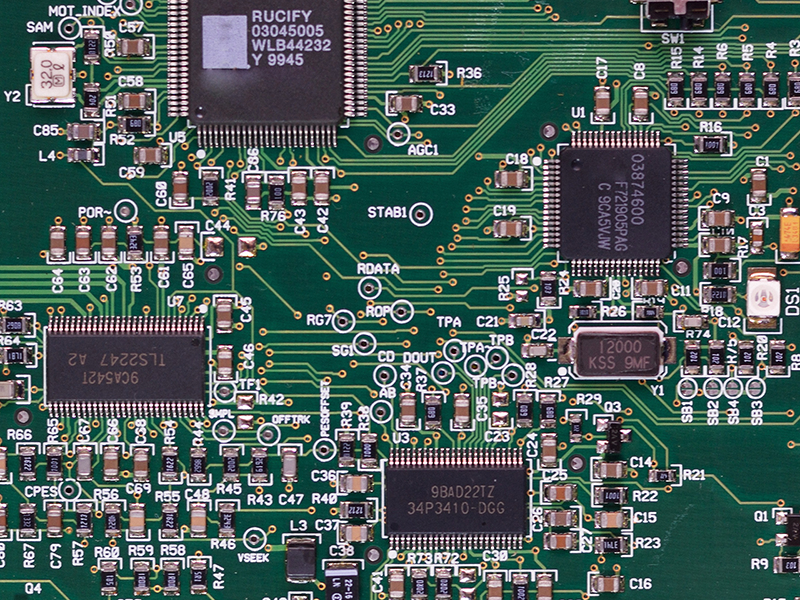
#> input picture opencv_study/ch1~13/ch08/circuit.bmp, 800 x 600 px
$ python template.py   (older library calls are emulated)
#> lines starting #> are read from the running program, lines starting #| are printed output that depends on the picture; long printed decimals are rounded
import sys
import numpy as np
import cv2

'''
템플릿 매칭이란?
- 입력 영상에서 템플릿 영상과 일치하는 부분을 찾는 기법 ('스캔')
- 템플릿 : 찾을 대상이 되는 작은 영상. 패치(patch)
템플릿스캔 -> 유사도/비유사도 -> 최대값/최소값 선택 -> 템플릿 매칭

#템플릿 매칭 함수
cv2.matchTemplate(image, templ, method, result=None, mask=None) -> result

image : 입력영상.
templ : 템플릿 영상. image보다 같거나 작은 크기, 같은 타입.
method : 비교 방법. cv2.TM_ 으로 시작하는 플래그 지정.
result : 비교 결과 행렬. numpy.ndarray. dtype=numpy.float32. image의 크기가 WxH 이고, templ의 크기가 w x h이면 result 크기는 (W-w+1)x(H-h+1)

'''
# 입력 영상 & 템플릿 영상 불러오기
src = cv2.imread('circuit.bmp', cv2.IMREAD_GRAYSCALE)
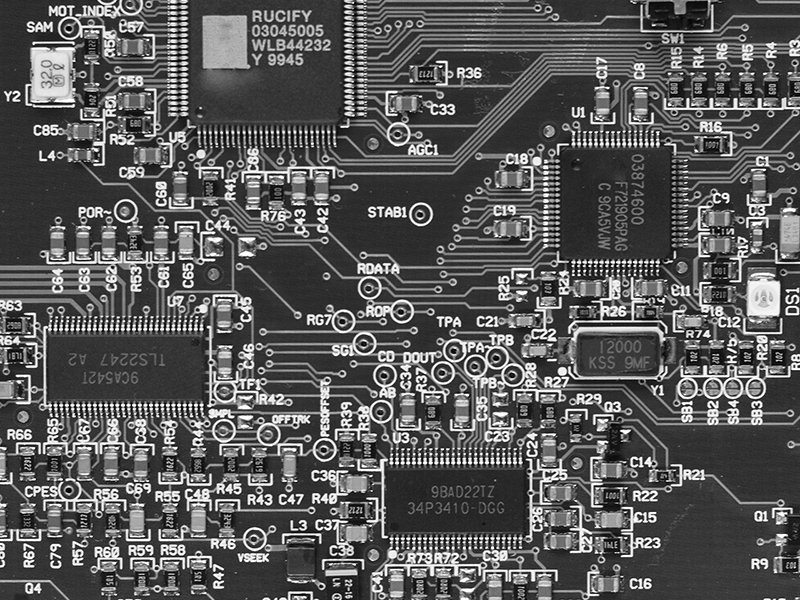
#> src: shape (600, 800); min 0, max 255, mean 89.4
templ = cv2.imread('crystal.bmp', cv2.IMREAD_GRAYSCALE)
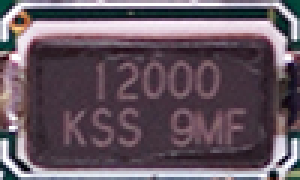
#> input picture opencv_study/ch1~13/ch08/crystal.bmp, 100 x 60 px (shown 3 times larger)
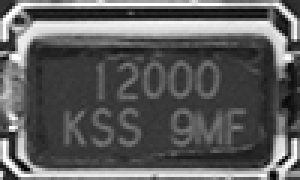
#> templ: shape (60, 100) (shown 3 times larger); min 0, max 255, mean 93.3

if src is None or templ is None:
    print('Image load failed!')
    sys.exit()

# 입력 영상 밝기 50증가, 가우시안 잡음(sigma=10) 추가
noise = np.zeros(src.shape, np.int32)
cv2.randn(noise, 50, 10)
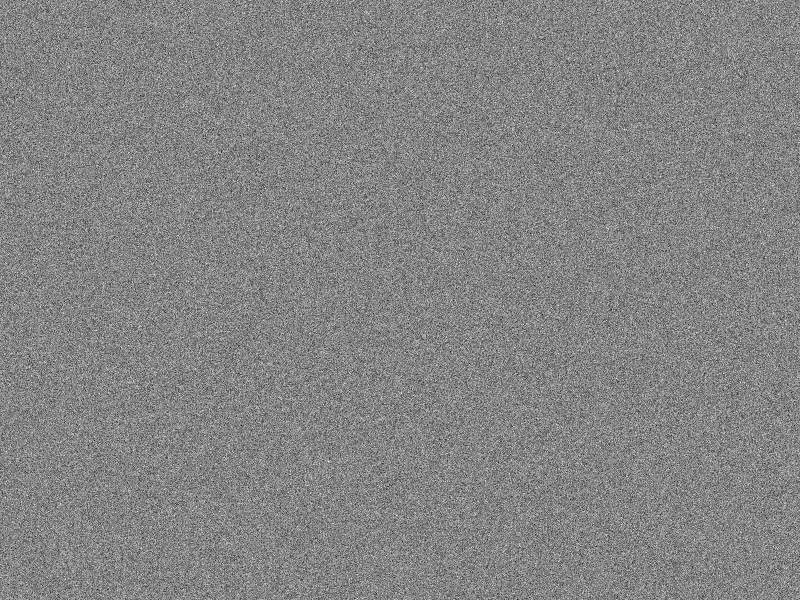
#> noise: shape (600, 800) int32; min -1, max 97, mean 50; drawn with min black and max white
src = cv2.add(src, noise, dtype=cv2.CV_8UC3)
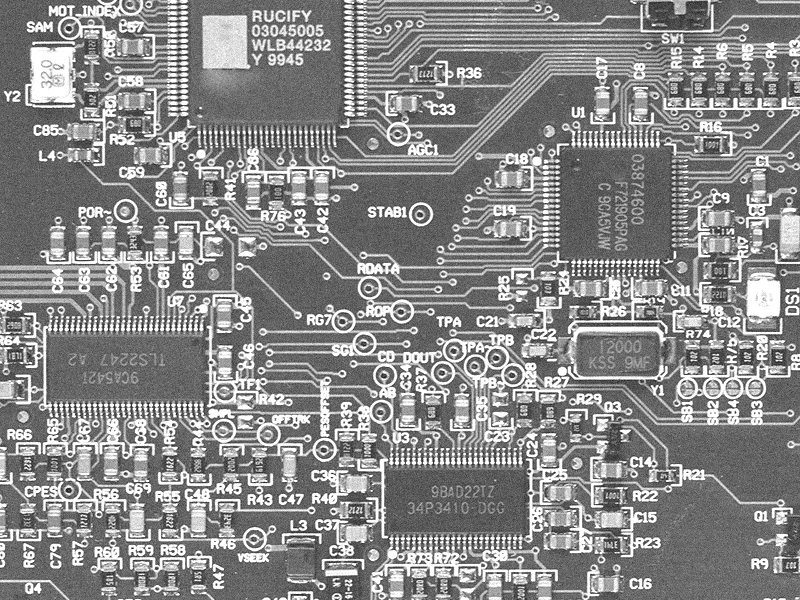
#> src: shape (600, 800); min 9, max 255, mean 136.7

# 템플릿 매칭 & 결과 분석
res = cv2.matchTemplate(src, templ, cv2.TM_CCOEFF_NORMED)
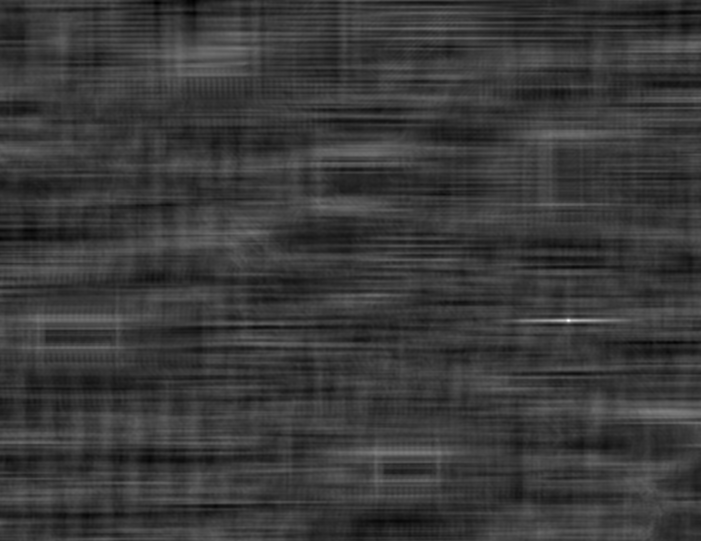
#> res: shape (541, 701) float32; min -0.286, max 0.98, mean 0.000839; drawn with min black and max white
res_norm = cv2.normalize(res, None, 0, 255, cv2.NORM_MINMAX, cv2.CV_8U)

_, maxv, _, maxloc = cv2.minMaxLoc(res)
#> maxv = 0.98; maxloc = (568, 320)
print('maxv:', maxv)
#| maxv: 0.9797
print('maxloc:', maxloc)
#| maxloc: (568, 320)

# 매칭 결과를 빨간색 사각형으로 표시
th, tw = templ.shape[:2]
#> th = 60; tw = 100
dst = cv2.cvtColor(src, cv2.COLOR_GRAY2BGR)
cv2.rectangle(dst, maxloc, (maxloc[0] + tw, maxloc[1] + th), (0, 0, 255), 2)
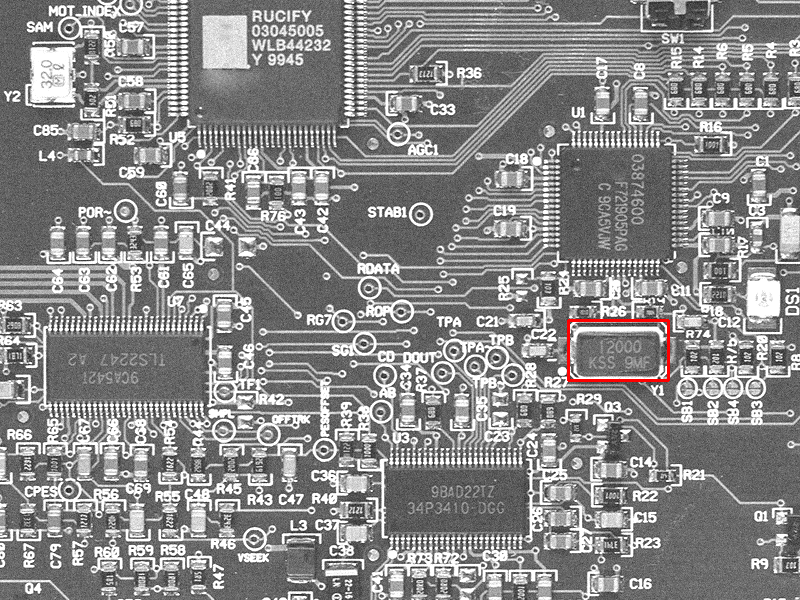
#> dst: shape (600, 800, 3); mean B, G, R 136.4, 136.4, 136.9

# 결과 영상 화면 출력
cv2.imshow('res_norm', res_norm)
cv2.imshow('dst', dst)
cv2.waitKey()
cv2.destroyAllWindows()
